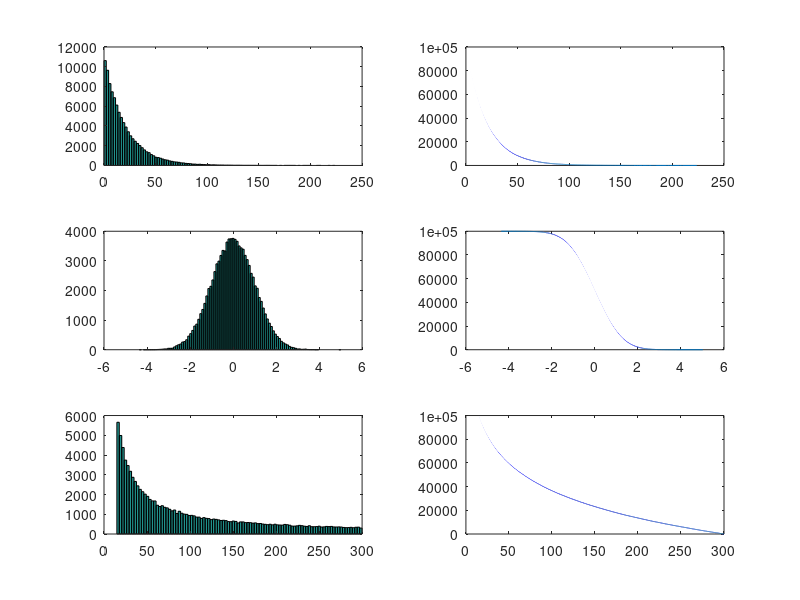

Here is the MATLAB script that generated this plot:
clear all; clc;

hold on;

A = exprnd(20,100000,1);
subplot(3,2,1); hist(A,100);
subplot(3,2,2); A = sort(A, 'descend'); plot(A,[1:1:100000]);

B = normrnd(0,1,100000,1);
subplot(3,2,3); hist(B,100);
subplot(3,2,4); B = sort(B, 'descend'); plot(B,[1:1:100000]);

lambda = 300;
C = 0.01*rand(100000,1);
D = lambda * exp(-lambda * C)
subplot(3,2,5); hist(D,100);
D = sort(D,'descend');
subplot(3,2,6); plot(D,[1:1:100000]);
